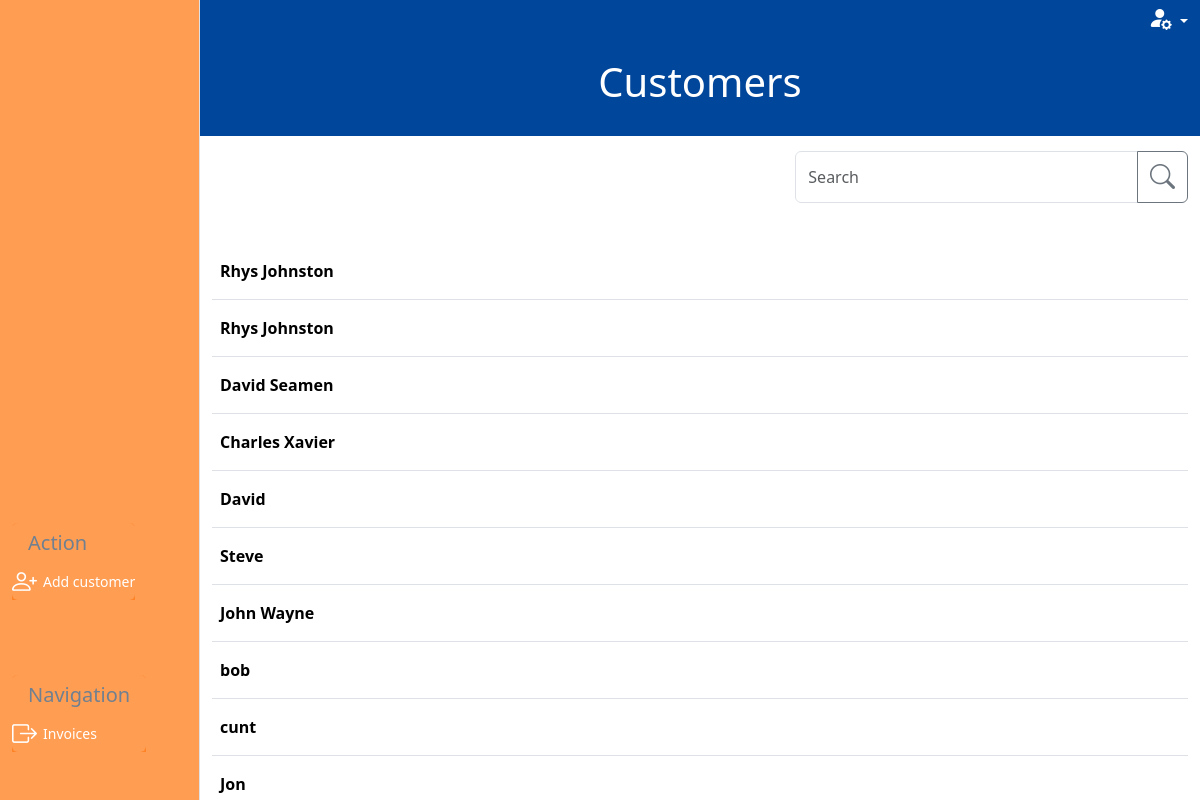
/customers/, run on an earlier commit of the app's database.
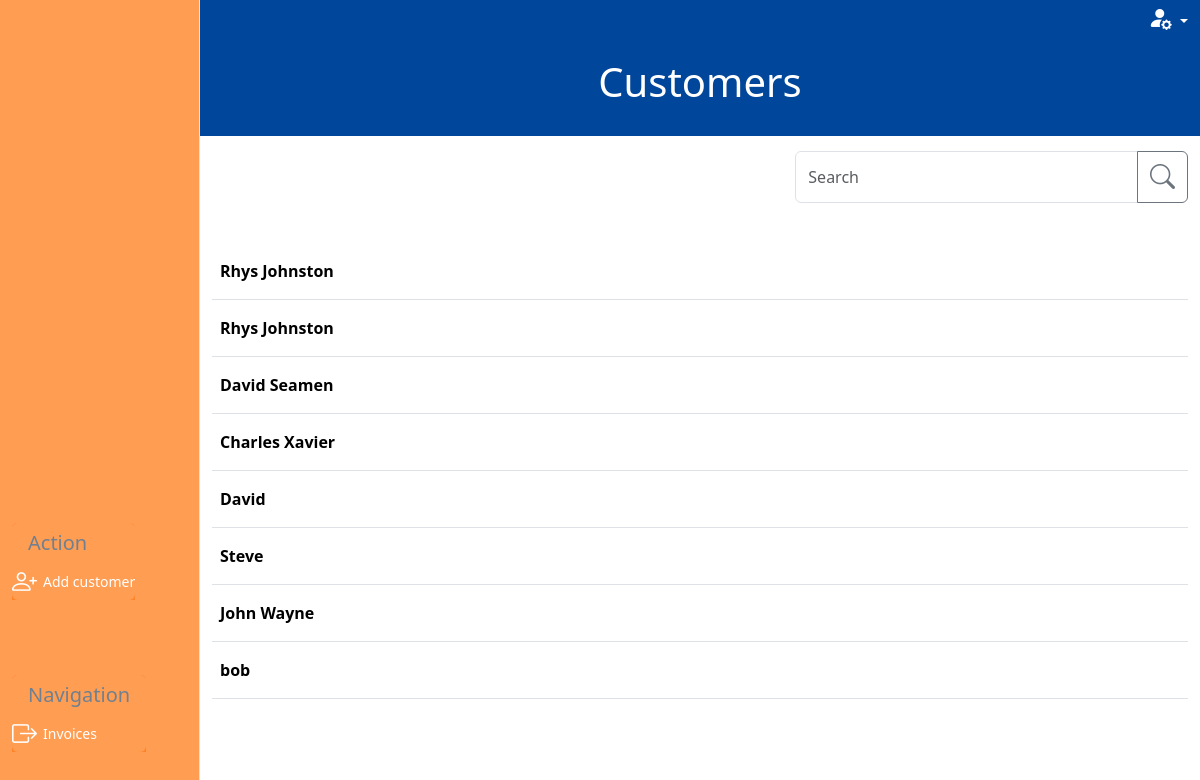
And on a later commit of the database.
### customer/models.py (models this page shows, shortened)
class Customer(models.Model):
    class CustomerType(models.IntegerChoices):
        TRADE = '1', 'Trade'
        PRIVATE = '2', 'Private'
    class PaymentTerms(models.IntegerChoices):
        PIA = '1', 'Payment in advance'
        NET_7 = '2', '7 days'
        NET_14 = '3', '14 days'
        NET_30 = '4', '30 days'
        NET_60 = '5', '60 days'
    name = models.CharField(max_length=20, blank=False, null=False)
    friendly_name = models.CharField(max_length=10, blank=True, null=True)
    type = models.PositiveSmallIntegerField(
        choices=CustomerType.choices, blank=True, null=True)
    address_line_1 = models.CharField(max_length=27, blank=True, null=True)
    address_line_2 = models.CharField(max_length=27, blank=True, null=True)
    city_region = models.CharField(max_length=27, blank=True, null=True)
    postcode = models.CharField(max_length=10, blank=True, null=True)
    contact_number_primary = models.CharField(max_length=20, blank=True, null=True)
    email = models.CharField(max_length=20, blank=True, null=True)
    payment_terms = models.PositiveSmallIntegerField(
        choices=PaymentTerms.choices, blank=True, null=True)
    active = models.BooleanField(default=True, blank=True, null=True)
    slug = models.SlugField(max_length=100, unique=True, blank=False, null=False)

### customer/views.py (the view)
# urls.py: path('', views.customer_list, name='customer_list'),
def customer_list(request):
    customers = Customer.objects.filter(active=True)
    customer_form = CustomerForm()
    previous_url = 'customer_list'
    template = 'customer/customer_list.html'
    context = {
        'customer_list': customers,
        'customer_form': customer_form,
        'previous_url': 'customer_list',
    }
    return render(request, template, context)

### customer/forms.py (called while the page is built)
def add_or_edit_button(slug):
    if slug:
        text = 'Edit'
    else:
        text = 'Add'
    return text

def add_or_edit_path(slug, type):
    if slug:
        path = reverse('edit_'+type, args=[slug])
    else:
        path = reverse('add_'+type)
    return path

def add_or_edit_modal(slug, type, layout):
    if slug:
        layout
    else:
        layout = Modal(
            layout,
            css_id=type+"_modal",
            title="Add "+type.capitalize(),
            css_class="modal-lg h-100 overflow-y-auto"
        )
    return  layout

### customer/templates/customer/customer_list.html (shortened to what this page needs)
{% extends "base_dashboard.html" %}
{% load static %}
{% load crispy_forms_tags %}
{% block css %}
{{block.super}}
    <link rel="stylesheet" href="{% static 'invoice/css/invoice.css' %}">
{% endblock %}
{% block page_title %}Customers{% endblock %}Customer List{% block page_heading %}Customers{% endblock %}
{% block side_menu_action_items %}
    <a href="" data-bs-toggle="modal" data-bs-target="#customer_modal" class="btn side-menu-link text-white"><i class="bi bi-person-plus"></i> <span>Add customer</span></a>
{% endblock side_menu_action_items %}
{% block side_menu_nav_items %}
    <a href="{% url 'invoice_list' %}" class="btn side-menu-link text-white"><i class="bi bi-box-arrow-right"></i><span>Invoices</span></a>
{% endblock side_menu_nav_items %}
{% block filter_search %}
    <div class="col-12 offset-md-7 col-md-5">
        <div class="input-group mb-3">
            <input id="search-bar" type="text" class="form-control" placeholder="Search" aria-label="Search"
                aria-describedby="button-addon2">
            <button class="btn btn-outline-secondary" type="submit" id="button-addon2"><i class="bi bi-search"></i></button>
        </div>
    </div>
{% endblock %}
{% block dashboard_content %}
    <table class="table table-hover align-middle">
        <tbody id="table-body">
            {% for customer in customer_list %}
                <tr>
                    <th scope="row"><a href="{% url 'customer_summary' slug=customer.slug  %}">{{ customer.name }}</a></th>
                </tr>
            {% endfor %}
        </tbody>
    </table>
{% endblock %}

### templates/base_dashboard.html (shortened to what this page needs)
{% extends "base.html" %}
{% load static %}
{% block content %}
  <div class="container-fluid vh-100 main-container">
      <div class="row h-100">
      <div class="col-lg-2 d-none d-lg-block side-menu">
        <div class="container-fluid vh-100 border-end">
          <div class="row h-50">
            <div class="col-12"></div>
          </div>
          <div class="row h-25">
            <div class="col-12 action-container side-menu-container d-flex align-items-end">
              <div class="card">
                <div class="card-header">
                  <h5 class="card-title menu-title">Action</h5>
                </div>
                <div class="card-body p-0 w-100">
                  {% block side_menu_action_items %}
                  {% endblock side_menu_action_items %}
                </div>
              </div>
            </div>
          </div>
          <div class="row h-25">
            <div class="mb-5 col-12 navigation-container side-menu-container d-flex align-items-end">
              <div class="card">
                <div class="card-header">
                  <h5 class="card-title menu-title">Navigation</h5>
                </div>
                <div class="card-body p-0 w-100">
                  {% block side_menu_nav_items %}
                  {% endblock side_menu_nav_items %}
                </div>
              </div>
            </div>
          </div>
        </div>
      </div>
      <div class="col-12 col-lg-10 dashboard-outer p-0">
          <header class="container-fluid header-container">
            <div class="row">
                <div class="col text-end">
                  <div class="dropdown">
                    <a class="dropdown-toggle" href="#" role="button" data-bs-toggle="dropdown"
                      aria-expanded="false">
                      <i class="bi bi-person-fill-gear fs-4 text-white"></i>
                    </a>
                </div>
              </div>
            </div>
            <div class="row heading-row">
                <div class="col d-flex align-items-center justify-content-center heading-container">
                  <h1 class="d-inline">{% block page_heading %}{% endblock %}</h1>
                </div>
            </div>
          </header>
          <div class="container-fluid filter-search-container">
            <div class="row">
              {% block filter_search %}
              {% endblock %}
            </div>
          </div>
          <div class="container dashboard-content-container mt-4">
            <div class="row h-100">
                <div class="col-12">
                {% block dashboard_content %}
                {% endblock %}
                </div>
            </div>
          </div>
      </div>
    </div>
  </div>
{% endblock %}

### templates/base.html (shortened to what this page needs)
{% load static %}
<!doctype html>
<html lang="en">
<head>
  {% block css %}
  <link href="https://cdn.jsdelivr.net/npm/bootstrap@5.3.3/dist/css/bootstrap.min.css" rel="stylesheet"
>
  <link rel="stylesheet" href="https://cdn.jsdelivr.net/npm/bootstrap-icons@1.11.3/font/bootstrap-icons.min.css">
  <link rel="stylesheet" href="{% static 'css/base.css' %}">
  {% endblock %}
</head>
<body>
  {% block content %}
  {% endblock %}
</body>
</html>

### static/css/base.css (style rules this page uses)
html { height: 100%; overflow: hidden; }
a { color: black; text-decoration: none; }
i { font-size: 25px; }
.side-menu { padding: 0; }
.menu-title { color: slategrey; margin: 0; }
.side-menu .card { border: 0; }
.side-menu { background-color: rgba(255, 124, 26, 0.75) !important; color: white; border: 0; }
.side-menu .card .card-header, .side-menu .card .card-body { background-color: rgba(255, 124, 26, 0.75); border:0; }
.side-menu-link { display: flex; justify-content: end; align-items: center; justify-content: start; font-size: 14px; font-weight: 500; border:none; margin-right: 0px; padding: 0; }
.side-menu-link > i { font-size: 25px; margin-right: 6px; }
.header-container { background-color: #00469B; }
.dropdown-toggle { color: white; }
.heading-container h1 { color:white; }
.heading-row { height: 100px; margin-bottom: 15px; border-radius: 8px; }
.dashboard-outer { overflow-y: auto; height: 100vh; }
tr { line-height: 40px; }
th > a, td > a { text-decoration: none; display:block }

What changed in the data, as far as the page shows it:
removed Customer: name "cunt"
removed Customer: name "Jon"
